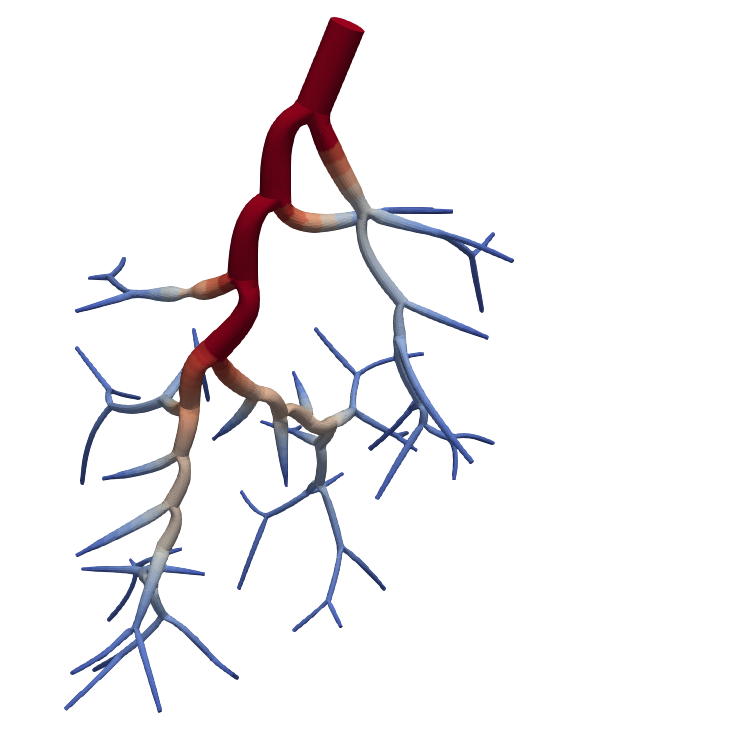
#> input picture figures/source_panels/tree1_3.png, 750 x 750 px, found by its file name
$ python Trees.py
#> lines starting #> are read from the running program, lines starting #| are printed output that depends on the picture
from pathlib import Path
import matplotlib.pyplot as plt
import numpy as np
import matplotlib.image as mpimg
import matplotlib.gridspec as gridspec
from mpl_toolkits.axes_grid1.inset_locator import inset_axes

imgV1 = mpimg.imread('tree1_3.png')
#> imgV1 is the input picture: shape (750, 750, 4) float32; mean R, G, B, A 0.95, 0.943, 0.95, 1
imgV2 = mpimg.imread('tree2_3.png')
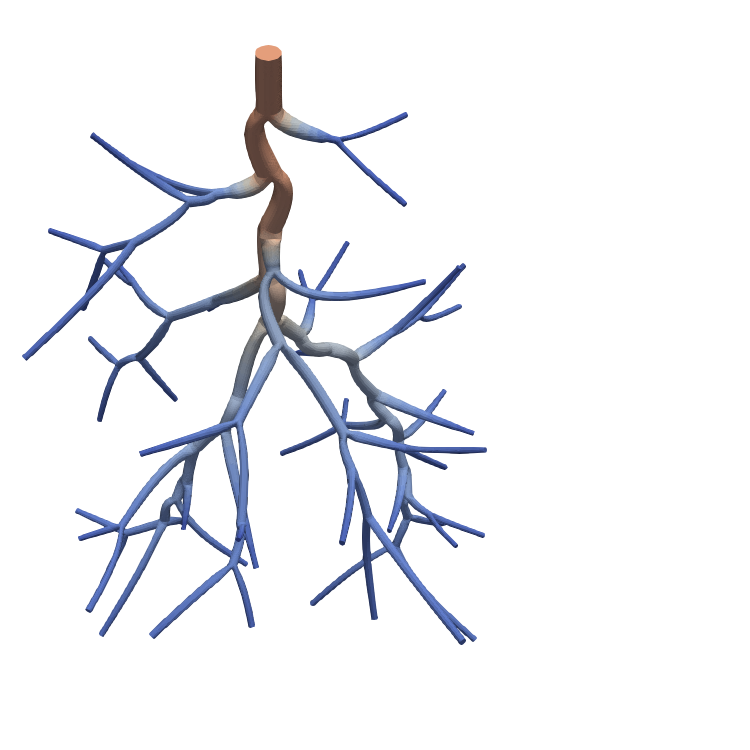
#> input picture figures/source_panels/tree2_3.png, 750 x 750 px, found by its file name
#> imgV2 is the input picture: shape (750, 750, 4) float32; mean R, G, B, A 0.946, 0.949, 0.962, 1
imgV3 = mpimg.imread('tree3_3.png')
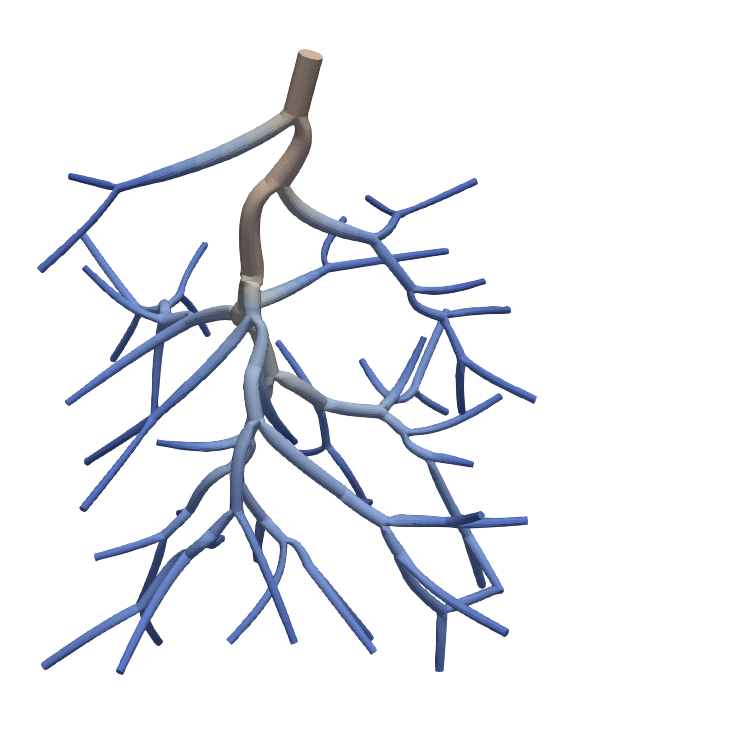
#> input picture figures/source_panels/tree3_3.png, 750 x 750 px, found by its file name
#> imgV3 is the input picture: shape (750, 750, 4) float32; mean R, G, B, A 0.932, 0.939, 0.955, 1
imgV4 = mpimg.imread('tree4_3.png')
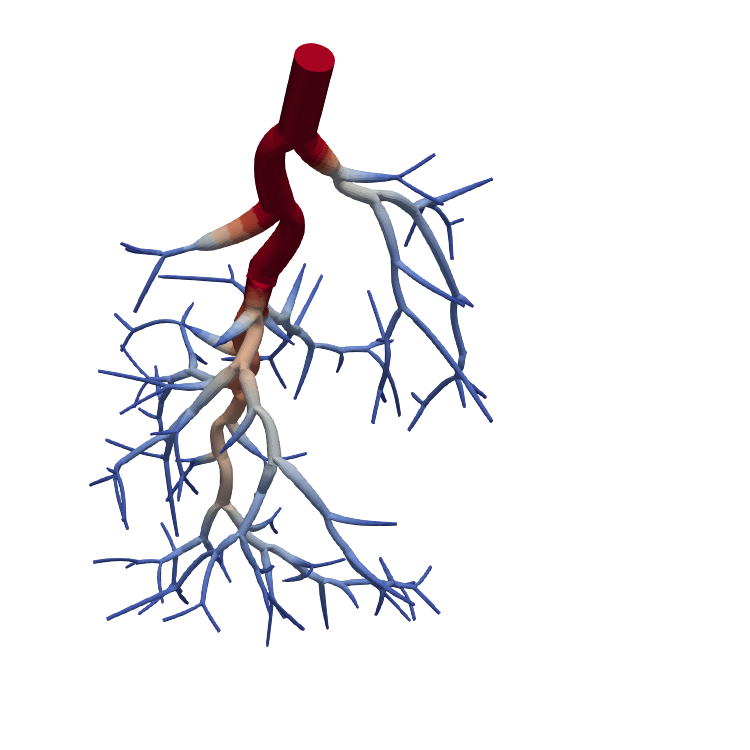
#> input picture figures/source_panels/tree4_3.png, 750 x 750 px, found by its file name
#> imgV4 is the input picture: shape (750, 750, 4) float32; mean R, G, B, A 0.944, 0.94, 0.951, 1
imgV5 = mpimg.imread('tree5_3.png')
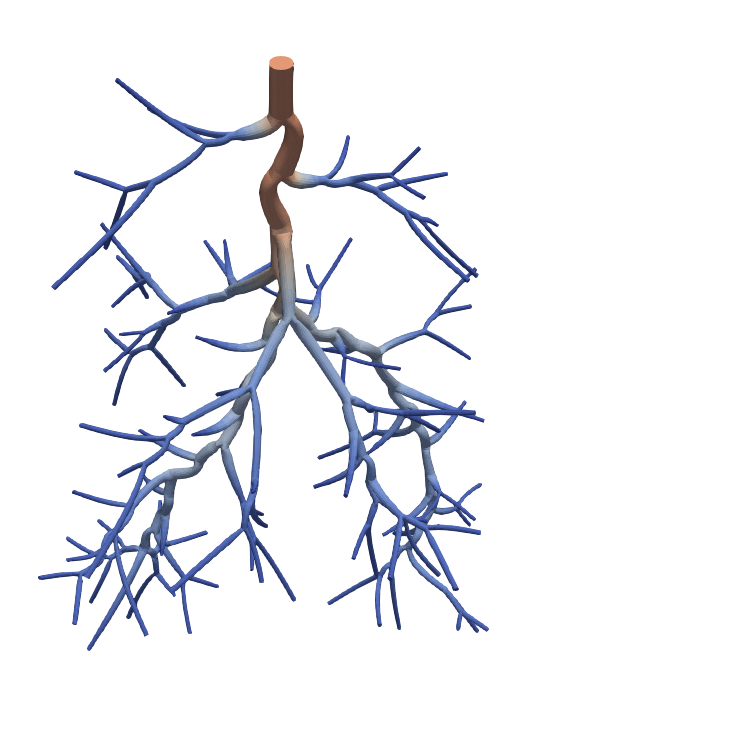
#> input picture figures/source_panels/tree5_3.png, 750 x 750 px, found by its file name
#> imgV5 is the input picture: shape (750, 750, 4) float32; mean R, G, B, A 0.941, 0.945, 0.96, 1
imgV6 = mpimg.imread('tree6_3.png')
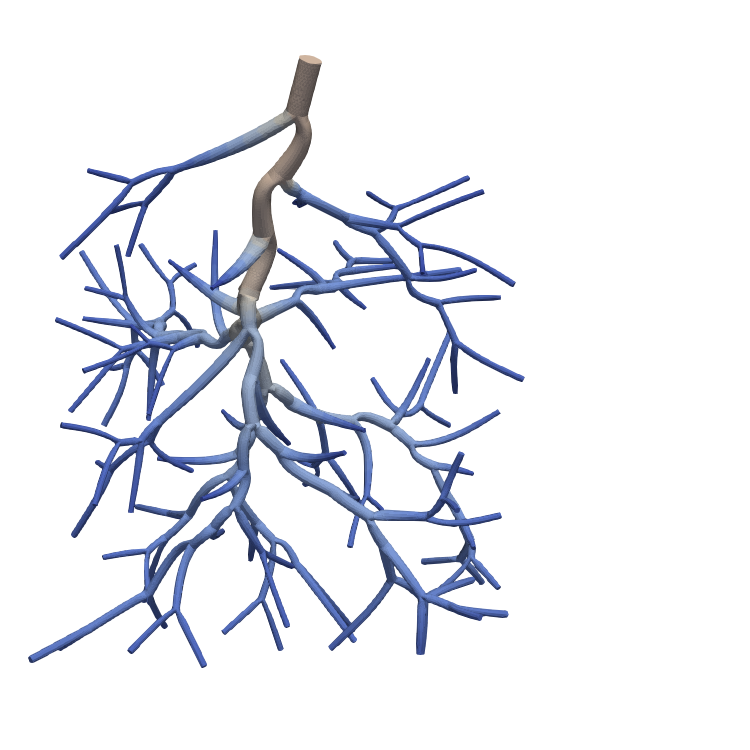
#> input picture figures/source_panels/tree6_3.png, 750 x 750 px, found by its file name
#> imgV6 is the input picture: shape (750, 750, 4) float32; mean R, G, B, A 0.924, 0.931, 0.952, 1
plt.style.use(Path(__file__).resolve().parent / 'PlotStyle.mplstyle')
fig = plt.figure()
gs = gridspec.GridSpec(2, 3, wspace = 0, hspace = 0, left=0.005, bottom=0.005, right=0.995, top=0.995)
ax1 = fig.add_subplot(gs[0, 0])
ax1.text(.05,.95,'a', horizontalalignment='left', verticalalignment='top',transform=ax1.transAxes, weight='bold')
#ax1.text(.5,.05,'Tree 1 - 50 vessels', horizontalalignment='center', verticalalignment='center',transform=ax1.transAxes, fontsize=9)
ax2 = fig.add_subplot(gs[0, 1], sharey=ax1)
ax2.text(.05,.95,'b', horizontalalignment='left', verticalalignment='top',transform=ax2.transAxes, weight='bold')
#ax2.text(.5,.05,'Tree 2 - 50 vessels', horizontalalignment='center', verticalalignment='center',transform=ax2.transAxes, fontsize=9)
ax3 = fig.add_subplot(gs[0, 2], sharey=ax1)
ax3.text(.05,.95,'c', horizontalalignment='left', verticalalignment='top', transform=ax3.transAxes, weight='bold')
#ax3.text(.5,.05,'Tree 3 - 50 vessels', horizontalalignment='center', verticalalignment='center', transform=ax3.transAxes, fontsize=9)
ax4 = fig.add_subplot(gs[1, 0], sharey=ax1)
ax4.text(.05,.95,'d', horizontalalignment='left', verticalalignment='top',transform=ax4.transAxes, weight='bold')
#ax4.text(.5,.05,'Tree 4 - 100 vessels', horizontalalignment='center', verticalalignment='center',transform=ax4.transAxes, fontsize=9)
ax5 = fig.add_subplot(gs[1, 1], sharex=ax1)
ax5.text(.05,.95,'e', horizontalalignment='left', verticalalignment='top',transform=ax5.transAxes, weight='bold')
#ax5.text(.5,.05,'Tree 5 - 100 vessels', horizontalalignment='center', verticalalignment='center',transform=ax5.transAxes, fontsize=9)
ax6 = fig.add_subplot(gs[1, 2], sharex=ax2, sharey = ax5)
ax6.text(.05,.95,'f', horizontalalignment='left', verticalalignment='top',transform=ax6.transAxes, weight='bold')
#ax6.text(.5,.05,'Tree 6 - 100 vessels', horizontalalignment='center', verticalalignment='center',transform=ax6.transAxes, fontsize=9)
axs = [ax1, ax2, ax3, ax4, ax5, ax6]
for ax in axs:
    ax.set_xticks([])
    ax.set_yticks([])
img1 = ax1.imshow(imgV1, cmap='RdBu_r')
img1.set_clim([0, 1])
axins1 = inset_axes(ax1, width="5%", height="80%", loc='center right', bbox_to_anchor=(0.2,0,.6,1), bbox_transform=ax1.transAxes)
#cbaxes = fig.add_axes([0.8, 0.1, 0.03, 0.8])
cbar1 = fig.colorbar(img1, ax=ax1, cax = axins1, ticks=[0,0.2,0.4,0.6,0.8,1.0])
cbar1.ax.set_yticklabels(['100', '200', '300', '400', '500', '600'])  # vertically oriented colorbar
ax1.yaxis.set_label_position("right")
cbar1.set_label("Vessel Radius(µm)")

img2 = ax2.imshow(imgV2, cmap='RdBu_r')
img2.set_clim([0, 1])
axins2 = inset_axes(ax2, width="5%", height="80%", loc='center right', bbox_to_anchor=(0.2,0,.6,1), bbox_transform=ax2.transAxes)
#cbaxes = fig.add_axes([0.8, 0.1, 0.03, 0.8])
cbar2 = fig.colorbar(img2, ax=ax2, cax = axins2, ticks=[0,0.2,0.4,0.6,0.8,1.0])
cbar2.ax.set_yticklabels(['100', '200', '300', '400', '500', '600'])  # vertically oriented colorbar
ax2.yaxis.set_label_position("right")
cbar2.set_label("Vessel Radius(µm)")

img3 = ax3.imshow(imgV3, cmap='RdBu_r')
img3.set_clim([0, 1])
axins3 = inset_axes(ax3, width="5%", height="80%", loc='center right', bbox_to_anchor=(0.2,0,.6,1), bbox_transform=ax3.transAxes)
#cbaxes = fig.add_axes([0.8, 0.1, 0.03, 0.8])
cbar3 = fig.colorbar(img3, ax=ax3, cax = axins3, ticks=[0,0.2,0.4,0.6,0.8,1.0])
cbar3.ax.set_yticklabels(['100', '200', '300', '400', '500', '600'])  # vertically oriented colorbar
ax3.yaxis.set_label_position("right")
cbar3.set_label("Vessel Radius(µm)")

img4 = ax4.imshow(imgV4, cmap='RdBu_r')
img4.set_clim([0, 1])
axins4 = inset_axes(ax4, width="5%", height="80%", loc='center right', bbox_to_anchor=(0.2,0,.6,1), bbox_transform=ax4.transAxes)
#cbaxes = fig.add_axes([0.8, 0.1, 0.03, 0.8])
cbar4 = fig.colorbar(img4, ax=ax4, cax = axins4, ticks=[0,0.2,0.4,0.6,0.8,1.0])
cbar4.ax.set_yticklabels(['100', '200', '300', '400', '500', '600'])  # vertically oriented colorbar
ax4.yaxis.set_label_position("right")
cbar4.set_label("Vessel Radius(µm)")

img5 = ax5.imshow(imgV5, cmap='RdBu_r')
img5.set_clim([0, 1])
axins5 = inset_axes(ax5, width="5%", height="80%", loc='center right', bbox_to_anchor=(0.2,0,.6,1), bbox_transform=ax5.transAxes)
#cbaxes = fig.add_axes([0.8, 0.1, 0.03, 0.8])
cbar5 = fig.colorbar(img5, ax=ax5, cax = axins5, ticks=[0,0.2,0.4,0.6,0.8,1.0])
cbar5.ax.set_yticklabels(['100', '200', '300', '400', '500', '600'])  # vertically oriented colorbar
ax5.yaxis.set_label_position("right")
cbar5.set_label("Vessel Radius(µm)")

img6 = ax6.imshow(imgV6, cmap='RdBu_r')
img6.set_clim([0, 1])
axins6 = inset_axes(ax6, width="5%", height="80%", loc='center right', bbox_to_anchor=(0.2,0,.6,1), bbox_transform=ax6.transAxes)
#cbaxes = fig.add_axes([0.8, 0.1, 0.03, 0.8])
cbar6 = fig.colorbar(img6, ax=ax6, cax = axins6, ticks=[0,0.2,0.4,0.6,0.8,1.0])
cbar6.ax.set_yticklabels(['100', '200', '300', '400', '500', '600'])  # vertically oriented colorbar
ax6.yaxis.set_label_position("right")
cbar6.set_label("Vessel Radius(µm)")


#plt.show()
plt.savefig("trees.pdf", dpi=1200)
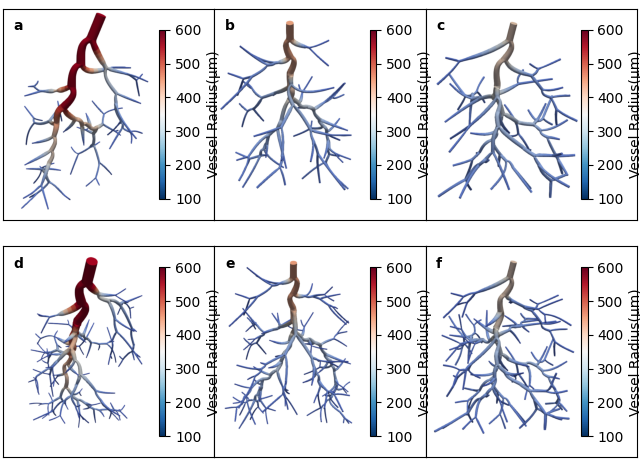
#> figure drawn by matplotlib, 12 panels
